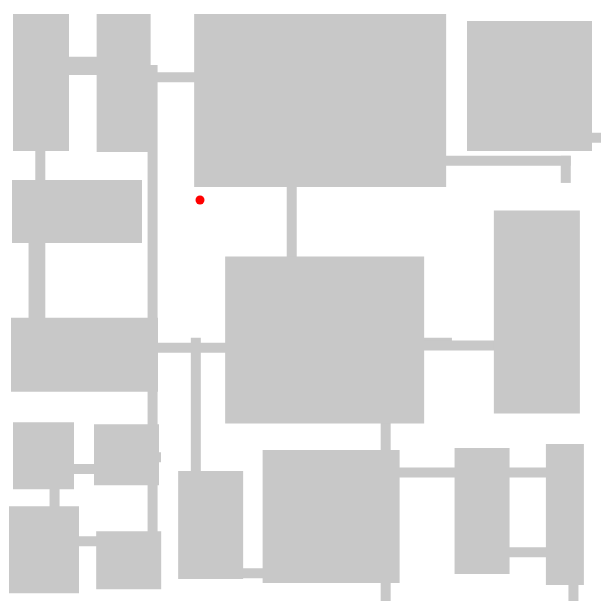
Frame 1 (no input)
Frame 60 (no input): identical to frame 1, image omitted
Frame 120 (the mouse pressed at the canvas centre since frame 60): identical to frame 1, image omitted

The p5.js sketch that drew this single still picture (run headless with seeded random() and noise() and a simulated clock; from frame 60 on, the mouse is pressed at the canvas centre):

// p5.js sketch
// ── sketch.js
let root;
let w = 600;
let h = 600;
let MIN_LEAF_SIZE = 75;
let p;
let keysPressed = [];

function setup() {
	createCanvas(w+1, h+1);
	p = new character("Gabriel", 200, 200);
	root = new leaf(0, 0, w, h, 1, 5);
	root.splitLeaf();
	root.createRooms();

}

function draw() {
	background(255);
	//root.showAll();
	root.drawAllRooms();
	p.move();
	p.show();

}

function keyPressed() {
  p.setMove(keyCode, true);
}

function keyReleased() {
  p.setMove(keyCode, false);
}

// ── character.js
class character {
  constructor(n, x, y) {
    this.name = n;
    this.x = x;
    this.y = y;
    this.vx = 0;
    this.vy = 0;

  }

  show() {
    push();
    strokeWeight(9);
    stroke(255,0,0);
    point(this.x, this.y);
    pop();
  }

  move(x,y){
    this.x += this.vx;
    this.y += this.vy;

  }

  setMove(k, b) {

    switch (k) {
    case UP_ARROW:
      if(b){
        this.vy = -1
      }
      else{
        this.vy = 0
      }
      break;
    case DOWN_ARROW:
      if(b){
        this.vy = 1
      }
      else{
        this.vy = 0
      }
      break;
    case LEFT_ARROW:
      if(b){
        this.vx = -1
      }
      else{
        this.vx = 0
      }
      break;
    case RIGHT_ARROW:
      if(b){
        this.vx = 1
      }
      else{
        this.vx = 0
      }
      break;
    default:
      return b;
    }
  }

}

// ── leaf.js
class leaf {
  constructor(x, y, w, h, generation, maxGen) {
    this.x = x;
    this.y = y;
    this.w = w;
    this.h = h;
    this.gen = generation;
    this.maxGen = maxGen;
    this.left = null
    this.right = null;
    this.room = null;
    this.halls = [];
  }

  splitLeaf() {
    if(this.gen < this.maxGen){

      //0 for left to right
      //1 for top to bottom
      let splitDirection;
      // determine direction of split
      // if the width is >25% larger than height, we split vertically
      // if the height is >25% larger than the width, we split horizontally
      if (this.w > this.h && this.w / this.h >= 1.25){
        splitDirection = 1;
      }
      else if (this.h > this.w  && this.h / this.w  >= 1.25){
        splitDirection = 0;
      }
      else{
        splitDirection = floor(random(2));
      }

      let max = ceil((splitDirection ? this.w : this.h) - MIN_LEAF_SIZE);
      if(max >= MIN_LEAF_SIZE) {
        let split = random(MIN_LEAF_SIZE, max);
        if (splitDirection == 0) { //left to right

          this.left = new leaf(this.x, this.y, this.w, split, this.gen+1, this.maxGen);
          this.right = new leaf(this.x, this.y+split, this.w, this.h-split, this.gen+1, this.maxGen);

        }
        else { //top to bottom
          this.left = new leaf(this.x, this.y, split, this.h, this.gen + 1, this.maxGen);
          this.right = new leaf(this.x+split, this.y, this.w-split, this.h, this.gen + 1, this.maxGen);
        }
        this.left.splitLeaf();
        this.right.splitLeaf();
      }
    }
  }

  showAll(){
    //itterates through the tree and displays all the areas and their rooms
    if(this.left){
      this.left.show();
      this.left.drawRoom();
      this.left.showAll();
    }
    if(this.right){
      this.right.show();
      this.right.drawRoom();
      this.right.showAll();
    }
  }

  show() {
    noFill();
    rect(this.x, this.y, this.w, this.h, 0);
  }

  createRooms() {
    if(this.left){
      this.left.tryCreateRoom();
      this.left.createRooms();
    }
    if(this.right){
      this.right.tryCreateRoom();
      this.right.createRooms();
    }

    if(this.right && this.left){
      this.createHallway(this.left.getRoom(), this.right.getRoom());
    }

  }

  tryCreateRoom() {
    if(!this.left && !this.right){
      let count = 0
      do{
        var roomW = ceil(random(10, this.w - 15));
        var roomH = ceil(random(10, this.h - 15));
        var roomX = ceil(random(10, this.w - roomW - 10));
        var roomY = ceil(random(10, this.h - roomH - 10));
        //loop until a room is created that takes up more than 30% of the leaf's area
      }while((roomW*roomH)/(this.w*this.h) < 0.40);
      this.room = new room(this.x+roomX, this.y+roomY, roomW, roomH);
      return true;
    }
    else {
      return false;
    }
  }


  getRoom(){
    if(this.room){
      return this.room;
    }
    else {
      let lRoom = null;
      let rRoom = null;
      if(this.left) {
        lRoom = this.left.getRoom();
      }

      if(this.right) {
        rRoom = this.right.getRoom();
      }

      if (lRoom == null && rRoom == null) {
  			return null;
      }
  		else if (rRoom == null) {
  			return lRoom;
      }
  		else if (lRoom == null) {
  			return rRoom;
      }
  		else if (floor(random(2))) {
  			return lRoom;
      }
  		else {
  			return rRoom;
      }
    }
  }

  createHallway(left, right) {

    //choose one random point in each room, offset from its walls
    let point1 = createVector(random(left.x+5, left.x+left.w-10), random(left.y+5, left.y+left.h-10));
  	let point2 = createVector(random(right.x+5, right.x+right.w-10), random(right.y+5, right.y+right.h-10));
    let rw; //real width
    let rh; //real height
    let bottemLeftCorner = false;
    //figure out which way the paths need to go
  	if(point1.x < point2.x){
  		rw = abs(point2.x - point1.x);
  	}else{
  		rw = point2.x - point1.x;
  	}

  	if(point1.y < point2.y){
  		rh = abs(point2.y - point1.y);
  	}else{
  		rh = point2.y - point1.y;
      bottemLeftCorner = true;
  	}

    if(rw >= 0 && rw < 10){
      rw = 10
    }
    else if (rw < 0 && rw > -10){
      rw = -10;
    }

    if(rh >= 0 && rh < 10){
      rh = 10
    }
    else if (rh < 0 && rh > -10){
      rh = -10;
    }

    //create a path with a right angle between the two chosen points
    //this is to fix a gap when making a corner in the bottom left
    if(bottemLeftCorner){
      this.halls.push(new room(point1.x, point1.y, rw+10, 10));
    } else{
      this.halls.push(new room(point1.x, point1.y, rw, 10));
    }
    this.halls.push(new room(point1.x+rw, point1.y, 10, rh));

  }


  drawAllRooms() {
    this.drawHallways();
    if(this.left){
      this.left.drawRoom();
      this.left.drawAllRooms();
    }
    if(this.right){
      this.right.drawRoom();
      this.right.drawAllRooms();
    }
  }

  drawHallways(){
    if(this.halls.length > 0){
      for (let h of this.halls){
        h.show();
      }
    }
  }


  drawRoom(){
    if(!this.left && !this.right){
      this.room.show();
    }
  }

} // end of class

// ── room.js
class room{
  constructor(x,y,w,h){
    this.x = x;
    this.y = y;
    this.w = w;
    this.h = h;
  }

  show(){
    noStroke();
    fill(200)
    rect(this.x, this.y, this.w, this.h);
  }



}
